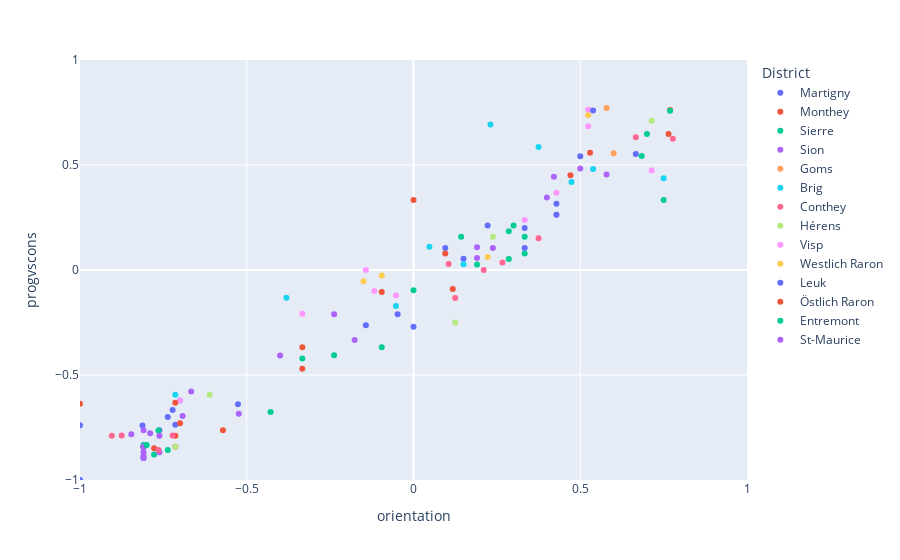

Notebook code cell kept with this figure:
### Code cell
fig = px.scatter(counts_df, x="orientation", y="progvscons",  color='District', hover_name='name')
fig.update_xaxes(range=[-1, 1])
fig.update_yaxes(range=[-1, 1])
fig.show()

### Figure 1 — Plotly figure (JSON) as saved in the notebook; plotly's stock layout.template omitted (floating-point values rounded to 4 significant figures)
{"data": [{"hovertemplate": "<b>%{hovertext}</b><br><br>District=Martigny<br>orientation=%{x}<br>progvscons=%{y}<extra></extra>", "hovertext": ["Adeline CRETTENAND", "Alain LÉGER", "Bernard TROILLET", "Cilette CRETTON", "Damien LUISIER", "Florence CARRON DARBELLAY", "Florine CARRON", "Gaël BOURGEOIS", "Géraldine GIANADDA", "Géraldine GRANGES GUENOT", "Géraldine GRANGES-GUENOT", "Jean-Dominique CIPOLLA", "Jean-Marc DUPONT", "Léonard BENDER", "Narcisse CRETTENAND", "Natascha FARQUET", "Philippe BENDER", "Vincent GÜNTHER"], "legendgroup": "Martigny", "marker": {"color": "#636efa", "symbol": "circle"}, "mode": "markers", "name": "Martigny", "orientation": "v", "showlegend": true, "type": "scatter", "x": [0.3333, 0.15, -0.1429, -0.7619, 0.2222, 0, -0.7368, -1, -0.8125, -1, 0.5, 0.6667, -0.8095, -0.7143, 0.3333, -0.5263, 0.09524, -0.8095], "xaxis": "x", "y": [0.2, 0.05405, -0.2632, -0.7632, 0.2121, -0.2703, -0.7, -0.7391, -0.7407, -1, 0.5417, 0.5526, -0.8421, -0.7368, 0.1053, -0.6389, 0.1053, -0.8947], "yaxis": "y"}, {"hovertemplate": "<b>%{hovertext}</b><br><br>District=Monthey<br>orientation=%{x}<br>progvscons=%{y}<extra></extra>", "hovertext": ["Alain DUBOSSON", "Alain SCHÖNBETT", "Arnaud DUBOIS", "Bernard OBERHOLZER", "Claudy BESSE", "Côme VUILLE", "Damien RABOUD", "Fabien THETAZ", "Georges VIONNET", "Grégoire VANNAY", "Jean-Baptiste UDRESSY", "Johan ROCHEL", "Nicolas CHABLAIS", "Olivier DERIVAZ", "Patricia CASAYS", "Sandro FONTANA", "Sophie DUCREY"], "legendgroup": "Monthey", "marker": {"color": "#EF553B", "symbol": "circle"}, "mode": "markers", "name": "Monthey", "orientation": "v", "showlegend": true, "type": "scatter", "x": [0.7692, -0.3333, -0.5714, -1, 0.4706, -0.3333, 0.5294, -0.7778, -0.8095, -0.09524, 0.7647, -0.7143, 0, -0.7, 0.1176, 0.09524, -0.7143], "xaxis": "x", "y": [0.7619, -0.4706, -0.7632, -0.6364, 0.4516, -0.3684, 0.5588, -0.8485, -0.8421, -0.1053, 0.6471, -0.7895, 0.3333, -0.7297, -0.09091, 0.07895, -0.8421], "yaxis": "y"}, {"hovertemplate": "<b>%{hovertext}</b><br><br>District=Sierre<br>orientation=%{x}<br>progvscons=%{y}<extra></extra>", "hovertext": ["Alex BONVIN", "Blaise CRETTOL", "Corinne DUC BONVIN", "Célina RAMSAUER", "Edmond PERRUCHOUD", "François GENOUD", "Gabrielle CORNUT-ZUFFEREY", "Géraldine POUGET-ZUFFEREY", "Gérard SALAMIN", "Janine REY-SIGGEN", "Jean-Daniel NANCHEN", "Jean-Marc SAVIOZ", "Jean-Pierre REY", "Joséphine WAEBER", "Mathieu CALOZ", "Nicolas BONVIN", "Stéphane CLAVIEN"], "legendgroup": "Sierre", "marker": {"color": "#00cc96", "symbol": "circle"}, "mode": "markers", "name": "Sierre", "orientation": "v", "showlegend": true, "type": "scatter", "x": [0.7, -0.8095, -0.7368, -0.7647, 0.7692, -0.2381, -0.7778, 0.1905, 0.3333, -0.8095, -0.8095, 0.2857, -0.3333, 0.3, -0.09524, 0.3333, -0.4286], "xaxis": "x", "y": [0.6471, -0.8333, -0.8571, -0.7647, 0.7586, -0.4054, -0.8788, 0.02632, 0.1579, -0.8421, -0.8421, 0.1842, -0.4211, 0.2121, -0.3684, 0.07895, -0.6757], "yaxis": "y"}, {"hovertemplate": "<b>%{hovertext}</b><br><br>District=Sion<br>orientation=%{x}<br>progvscons=%{y}<extra></extra>", "hovertext": ["Alina DARBELLAY", "Caroline REYNARD", "Christelle HERITIER", "Christine ROUX", "Emilie PRAZ", "François QUENNOZ", "Gabrielle BARRAS", "Jean BONNARD", "Jean ZERMATTEN", "Laurence VUAGNIAUX", "Marie ZUCHUAT", "Marius DUMOULIN", "Pierre SCHERTENLEIB", "Pierre-Alain RAEMY", "Ruth STALDER", "Vincent BOAND", "Vincent LUYET", "Yann RODUIT"], "legendgroup": "Sion", "marker": {"color": "#ab63fa", "symbol": "circle"}, "mode": "markers", "name": "Sion", "orientation": "v", "showlegend": true, "type": "scatter", "x": [-0.8462, -0.7619, -0.6923, 0.4, -0.8095, 0.4211, 0.5, -0.8095, -0.7895, -0.7619, 0.1905, 0.2381, -0.8095, -0.5238, -0.2381, 0.5789, -0.8095, 0.1905], "xaxis": "x", "y": [-0.7826, -0.7895, -0.6957, 0.3448, -0.8421, 0.4444, 0.4839, -0.7632, -0.7778, -0.8684, 0.05714, 0.1053, -0.8421, -0.6842, -0.2105, 0.4545, -0.8857, 0.1081], "yaxis": "y"}, {"hovertemplate": "<b>%{hovertext}</b><br><br>District=Goms<br>orientation=%{x}<br>progvscons=%{y}<extra></extra>", "hovertext": ["Chantal CARLEN", "Peter BÄHLER"], "legendgroup": "Goms", "marker": {"color": "#FFA15A", "symbol": "circle"}, "mode": "markers", "name": "Goms", "orientation": "v", "showlegend": true, "type": "scatter", "x": [0.6, 0.5789], "xaxis": "x", "y": [0.5556, 0.7714], "yaxis": "y"}, {"hovertemplate": "<b>%{hovertext}</b><br><br>District=Brig<br>orientation=%{x}<br>progvscons=%{y}<extra></extra>", "hovertext": ["Christian ESCHER", "Claudia ALPIGER", "Felix RUPPEN", "German EYER", "Kurt REGOTZ", "Leander WILLINER", "Maria ARNOLD-ESCHER", "Monika HOLZEGGER", "Rafael WELSCHEN", "Ralph KUMMER", "Remo SCHNYDER"], "legendgroup": "Brig", "marker": {"color": "#19d3f3", "symbol": "circle"}, "mode": "markers", "name": "Brig", "orientation": "v", "showlegend": true, "type": "scatter", "x": [-0.05263, -0.7, 0.75, -0.7143, 0.04762, 0.15, 0.4737, -0.381, 0.5385, 0.2308, 0.375], "xaxis": "x", "y": [-0.1714, -0.6216, 0.4375, -0.5946, 0.1111, 0.02703, 0.4194, -0.1316, 0.4815, 0.6923, 0.5862], "yaxis": "y"}, {"hovertemplate": "<b>%{hovertext}</b><br><br>District=Conthey<br>orientation=%{x}<br>progvscons=%{y}<extra></extra>", "hovertext": ["Claude NANÇOZ", "Damien CLERC", "Damien FUMEAUX", "Florent FAVRE", "Florian EVEQUOZ", "Lucile CURDY", "Léa ROUILLER DESSIMOZ", "Pascale FUMEAUX", "Ralph DESSIMOZ", "Romain UDRY", "Sophie BORNET"], "legendgroup": "Conthey", "marker": {"color": "#FF6692", "symbol": "circle"}, "mode": "markers", "name": "Conthey", "orientation": "v", "showlegend": true, "type": "scatter", "x": [0.125, 0.7778, 0.6667, 0.375, -0.9048, -0.7222, -0.875, -0.7647, 0.2105, 0.2667, 0.1053], "xaxis": "x", "y": [-0.1333, 0.625, 0.6316, 0.1515, -0.7895, -0.7879, -0.7879, -0.8571, 0, 0.03571, 0.02857], "yaxis": "y"}, {"hovertemplate": "<b>%{hovertext}</b><br><br>District=Hérens<br>orientation=%{x}<br>progvscons=%{y}<extra></extra>", "hovertext": ["Claudia GAILLARD MOREND", "Frédéric PITTELOUD", "Jacques BLANC", "Marc-Antoine GENOLET", "Mélanie FOLLONIER"], "legendgroup": "Hérens", "marker": {"color": "#B6E880", "symbol": "circle"}, "mode": "markers", "name": "Hérens", "orientation": "v", "showlegend": true, "type": "scatter", "x": [-0.7143, 0.2381, -0.6111, 0.7143, 0.125], "xaxis": "x", "y": [-0.8421, 0.1579, -0.5938, 0.7105, -0.25], "yaxis": "y"}, {"hovertemplate": "<b>%{hovertext}</b><br><br>District=Visp<br>orientation=%{x}<br>progvscons=%{y}<extra></extra>", "hovertext": ["Danica ZURBRIGGEN LEHNER", "Fabian ZURBRIGGEN", "Flavio SCHMID", "Ida HÄFLIGER", "Martin SCHÜRCH", "Matteo ABÄCHERLI", "Michael BURGENER", "Michael KREUZER", "Paul BURGENER", "Peter BURRI", "Rahel ZIMMERMANN"], "legendgroup": "Visp", "marker": {"color": "#FF97FF", "symbol": "circle"}, "mode": "markers", "name": "Visp", "orientation": "v", "showlegend": true, "type": "scatter", "x": [-0.3333, 0.5238, 0.3333, -0.05263, 0.7143, 0.4286, 0.4286, 0.5238, -0.1176, -0.1429, -0.7], "xaxis": "x", "y": [-0.2083, 0.7632, 0.2381, -0.1212, 0.4737, 0.3684, 0.2632, 0.6842, -0.1, 0, -0.6216], "yaxis": "y"}, {"hovertemplate": "<b>%{hovertext}</b><br><br>District=Westlich Raron<br>orientation=%{x}<br>progvscons=%{y}<extra></extra>", "hovertext": ["Dominik KNUBEL", "Hermann BRUNNER", "Lukas KALBERMATTEN", "Romano AMACKER"], "legendgroup": "Westlich Raron", "marker": {"color": "#FECB52", "symbol": "circle"}, "mode": "markers", "name": "Westlich Raron", "orientation": "v", "showlegend": true, "type": "scatter", "x": [-0.15, -0.09524, 0.2222, 0.5238], "xaxis": "x", "y": [-0.05405, -0.02632, 0.0625, 0.7368], "yaxis": "y"}, {"hovertemplate": "<b>%{hovertext}</b><br><br>District=Leuk<br>orientation=%{x}<br>progvscons=%{y}<extra></extra>", "hovertext": ["Fabienne MURMANN", "Lukas JÄGER", "Madeleine KUONEN-EGGO", "Rainer MATHIER", "Thomas MATTER"], "legendgroup": "Leuk", "marker": {"color": "#636efa", "symbol": "circle"}, "mode": "markers", "name": "Leuk", "orientation": "v", "showlegend": true, "type": "scatter", "x": [0.4286, 0.5385, -0.7222, 0.4286, -0.04762], "xaxis": "x", "y": [0.2632, 0.76, -0.6667, 0.3158, -0.2105], "yaxis": "y"}, {"hovertemplate": "<b>%{hovertext}</b><br><br>District=Östlich Raron<br>orientation=%{x}<br>progvscons=%{y}<extra></extra>", "hovertext": ["Gerhard SCHMID"], "legendgroup": "Östlich Raron", "marker": {"color": "#EF553B", "symbol": "circle"}, "mode": "markers", "name": "Östlich Raron", "orientation": "v", "showlegend": true, "type": "scatter", "x": [-0.7143], "xaxis": "x", "y": [-0.6316], "yaxis": "y"}, {"hovertemplate": "<b>%{hovertext}</b><br><br>District=Entremont<br>orientation=%{x}<br>progvscons=%{y}<extra></extra>", "hovertext": ["Jean-François LOVEY", "Jérôme FORMAZ", "Kamy MAY", "Mathieu SARRASIN", "Natacha MARET", "Pierre DARBELLAY"], "legendgroup": "Entremont", "marker": {"color": "#00cc96", "symbol": "circle"}, "mode": "markers", "name": "Entremont", "orientation": "v", "showlegend": true, "type": "scatter", "x": [-0.8, 0.6842, 0.1429, 0, 0.2857, 0.75], "xaxis": "x", "y": [-0.8333, 0.5429, 0.1579, -0.09677, 0.05263, 0.3333], "yaxis": "y"}, {"hovertemplate": "<b>%{hovertext}</b><br><br>District=St-Maurice<br>orientation=%{x}<br>progvscons=%{y}<extra></extra>", "hovertext": ["Jenny VOEFFRAY", "Martine ROUILLER", "Nicolas METTAN", "Raymonde SCHOCH", "Sabine FOURNIER"], "legendgroup": "St-Maurice", "marker": {"color": "#ab63fa", "symbol": "circle"}, "mode": "markers", "name": "St-Maurice", "orientation": "v", "showlegend": true, "type": "scatter", "x": [-0.1765, -0.8095, -0.4, -0.6667, -0.8095], "xaxis": "x", "y": [-0.3333, -0.8684, -0.4074, -0.5789, -0.8947], "yaxis": "y"}], "layout": {"legend": {"title": {"text": "District"}, "tracegroupgap": 0}, "margin": {"t": 60}, "xaxis": {"anchor": "y", "domain": [0, 1], "range": [-1, 1], "title": {"text": "orientation"}}, "yaxis": {"anchor": "x", "domain": [0, 1], "range": [-1, 1], "title": {"text": "progvscons"}}}}
